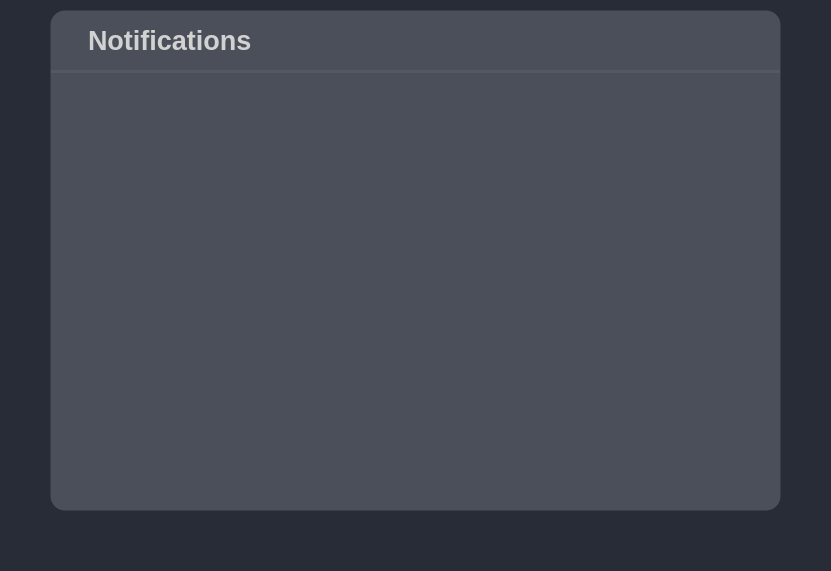
   <widget class="QWidget" name="NotificationPage" native="true">
    <property name="geometry">
     <rect>
      <x>0</x>
      <y>90</y>
      <width>831</width>
      <height>571</height>
     </rect>
    </property>
    <property name="palette">
     <palette>
      <active>
       <colorrole role="Button">
        <brush brushstyle="SolidPattern">
         <color alpha="255">
          <red>39</red>
          <green>44</green>
          <blue>54</blue>
         </color>
        </brush>
       </colorrole>
       <colorrole role="Base">
        <brush brushstyle="SolidPattern">
         <color alpha="255">
          <red>39</red>
          <green>44</green>
          <blue>54</blue>
         </color>
        </brush>
       </colorrole>
       <colorrole role="Window">
        <brush brushstyle="SolidPattern">
         <color alpha="255">
          <red>39</red>
          <green>44</green>
          <blue>54</blue>
         </color>
        </brush>
       </colorrole>
      </active>
      <inactive>
       <colorrole role="Button">
        <brush brushstyle="SolidPattern">
         <color alpha="255">
          <red>39</red>
          <green>44</green>
          <blue>54</blue>
         </color>
        </brush>
       </colorrole>
       <colorrole role="Base">
        <brush brushstyle="SolidPattern">
         <color alpha="255">
          <red>39</red>
          <green>44</green>
          <blue>54</blue>
         </color>
        </brush>
       </colorrole>
       <colorrole role="Window">
        <brush brushstyle="SolidPattern">
         <color alpha="255">
          <red>39</red>
          <green>44</green>
          <blue>54</blue>
         </color>
        </brush>
       </colorrole>
      </inactive>
      <disabled>
       <colorrole role="Button">
        <brush brushstyle="SolidPattern">
         <color alpha="255">
          <red>39</red>
          <green>44</green>
          <blue>54</blue>
         </color>
        </brush>
       </colorrole>
       <colorrole role="Base">
        <brush brushstyle="SolidPattern">
         <color alpha="255">
          <red>39</red>
          <green>44</green>
          <blue>54</blue>
         </color>
        </brush>
       </colorrole>
       <colorrole role="Window">
        <brush brushstyle="SolidPattern">
         <color alpha="255">
          <red>39</red>
          <green>44</green>
          <blue>54</blue>
         </color>
        </brush>
       </colorrole>
      </disabled>
     </palette>
    </property>
    <property name="styleSheet">
     <string notr="true">background-color: rgb(39, 44, 54);</string>
    </property>
    <widget class="QWidget" name="SubNotificationPage" native="true">
     <property name="geometry">
      <rect>
       <x>50</x>
       <y>10</y>
       <width>731</width>
       <height>501</height>
      </rect>
     </property>
     <property name="styleSheet">
      <string notr="true">border:1px solid;
border-color:transparent;
border-radius:15px;
background-color:rgba(86, 91, 100, 190);
border-shadow:1px</string>
     </property>
     <widget class="Line" name="NotificationDiv">
      <property name="geometry">
       <rect>
        <x>1</x>
        <y>60</y>
        <width>729</width>
        <height>3</height>
       </rect>
      </property>
      <property name="orientation">
       <enum>Qt::Horizontal</enum>
      </property>
     </widget>
     <widget class="QLabel" name="NotificationPageLab">
      <property name="geometry">
       <rect>
        <x>30</x>
        <y>10</y>
        <width>231</width>
        <height>41</height>
       </rect>
      </property>
      <property name="palette">
       <palette>
        <active>
         <colorrole role="WindowText">
          <brush brushstyle="SolidPattern">
           <color alpha="255">
            <red>210</red>
            <green>210</green>
            <blue>210</blue>
           </color>
          </brush>
         </colorrole>
         <colorrole role="Button">
          <brush brushstyle="SolidPattern">
           <color alpha="0">
            <red>0</red>
            <green>0</green>
            <blue>0</blue>
           </color>
          </brush>
         </colorrole>
         <colorrole role="Text">
          <brush brushstyle="SolidPattern">
           <color alpha="255">
            <red>210</red>
            <green>210</green>
            <blue>210</blue>
           </color>
          </brush>
         </colorrole>
         <colorrole role="ButtonText">
          <brush brushstyle="SolidPattern">
           <color alpha="255">
            <red>210</red>
            <green>210</green>
            <blue>210</blue>
           </color>
          </brush>
         </colorrole>
         <colorrole role="Base">
          <brush brushstyle="SolidPattern">
           <color alpha="0">
            <red>0</red>
            <green>0</green>
            <blue>0</blue>
           </color>
          </brush>
         </colorrole>
         <colorrole role="Window">
          <brush brushstyle="SolidPattern">
           <color alpha="0">
            <red>0</red>
            <green>0</green>
            <blue>0</blue>
           </color>
          </brush>
         </colorrole>
         <colorrole role="PlaceholderText">
          <brush brushstyle="SolidPattern">
           <color alpha="255">
            <red>98</red>
            <green>98</green>
            <blue>98</blue>
           </color>
          </brush>
         </colorrole>
        </active>
        <inactive>
         <colorrole role="WindowText">
          <brush brushstyle="SolidPattern">
           <color alpha="255">
            <red>210</red>
            <green>210</green>
            <blue>210</blue>
           </color>
          </brush>
         </colorrole>
         <colorrole role="Button">
          <brush brushstyle="SolidPattern">
           <color alpha="0">
            <red>0</red>
            <green>0</green>
            <blue>0</blue>
           </color>
          </brush>
         </colorrole>
         <colorrole role="Text">
          <brush brushstyle="SolidPattern">
           <color alpha="255">
            <red>210</red>
            <green>210</green>
            <blue>210</blue>
           </color>
          </brush>
         </colorrole>
         <colorrole role="ButtonText">
          <brush brushstyle="SolidPattern">
           <color alpha="255">
            <red>210</red>
            <green>210</green>
            <blue>210</blue>
           </color>
          </brush>
         </colorrole>
         <colorrole role="Base">
          <brush brushstyle="SolidPattern">
           <color alpha="0">
            <red>0</red>
            <green>0</green>
            <blue>0</blue>
           </color>
          </brush>
         </colorrole>
         <colorrole role="Window">
          <brush brushstyle="SolidPattern">
           <color alpha="0">
            <red>0</red>
            <green>0</green>
            <blue>0</blue>
           </color>
          </brush>
         </colorrole>
         <colorrole role="PlaceholderText">
          <brush brushstyle="SolidPattern">
           <color alpha="255">
            <red>98</red>
            <green>98</green>
            <blue>98</blue>
           </color>
          </brush>
         </colorrole>
        </inactive>
        <disabled>
         <colorrole role="WindowText">
          <brush brushstyle="SolidPattern">
           <color alpha="255">
            <red>210</red>
            <green>210</green>
            <blue>210</blue>
           </color>
          </brush>
         </colorrole>
         <colorrole role="Button">
          <brush brushstyle="SolidPattern">
           <color alpha="0">
            <red>0</red>
            <green>0</green>
            <blue>0</blue>
           </color>
          </brush>
         </colorrole>
         <colorrole role="Text">
          <brush brushstyle="SolidPattern">
           <color alpha="255">
            <red>210</red>
            <green>210</green>
            <blue>210</blue>
           </color>
          </brush>
         </colorrole>
         <colorrole role="ButtonText">
          <brush brushstyle="SolidPattern">
           <color alpha="255">
            <red>210</red>
            <green>210</green>
            <blue>210</blue>
           </color>
          </brush>
         </colorrole>
         <colorrole role="Base">
          <brush brushstyle="SolidPattern">
           <color alpha="0">
            <red>0</red>
            <green>0</green>
            <blue>0</blue>
           </color>
          </brush>
         </colorrole>
         <colorrole role="Window">
          <brush brushstyle="SolidPattern">
           <color alpha="0">
            <red>0</red>
            <green>0</green>
            <blue>0</blue>
           </color>
          </brush>
         </colorrole>
         <colorrole role="PlaceholderText">
          <brush brushstyle="SolidPattern">
           <color alpha="255">
            <red>98</red>
            <green>98</green>
            <blue>98</blue>
           </color>
          </brush>
         </colorrole>
        </disabled>
       </palette>
      </property>
      <property name="font">
       <font>
        <family>Segoe UI</family>
        <pointsize>20</pointsize>
        <weight>75</weight>
        <bold>true</bold>
       </font>
      </property>
      <property name="styleSheet">
       <string notr="true">background-color:transparent;</string>
      </property>
      <property name="text">
       <string>Notifications</string>
      </property>
     </widget>
    </widget>
    <widget class="QLabel" name="RBG_9">
     <property name="geometry">
      <rect>
       <x>10</x>
       <y>-10</y>
       <width>811</width>
       <height>541</height>
      </rect>
     </property>
     <property name="text">
      <string/>
     </property>
     <property name="pixmap">
      <pixmap>background/bg4.jpg</pixmap>
     </property>
     <property name="scaledContents">
      <bool>true</bool>
     </property>
    </widget>
    <zorder>RBG_9</zorder>
    <zorder>SubNotificationPage</zorder>
   </widget>
